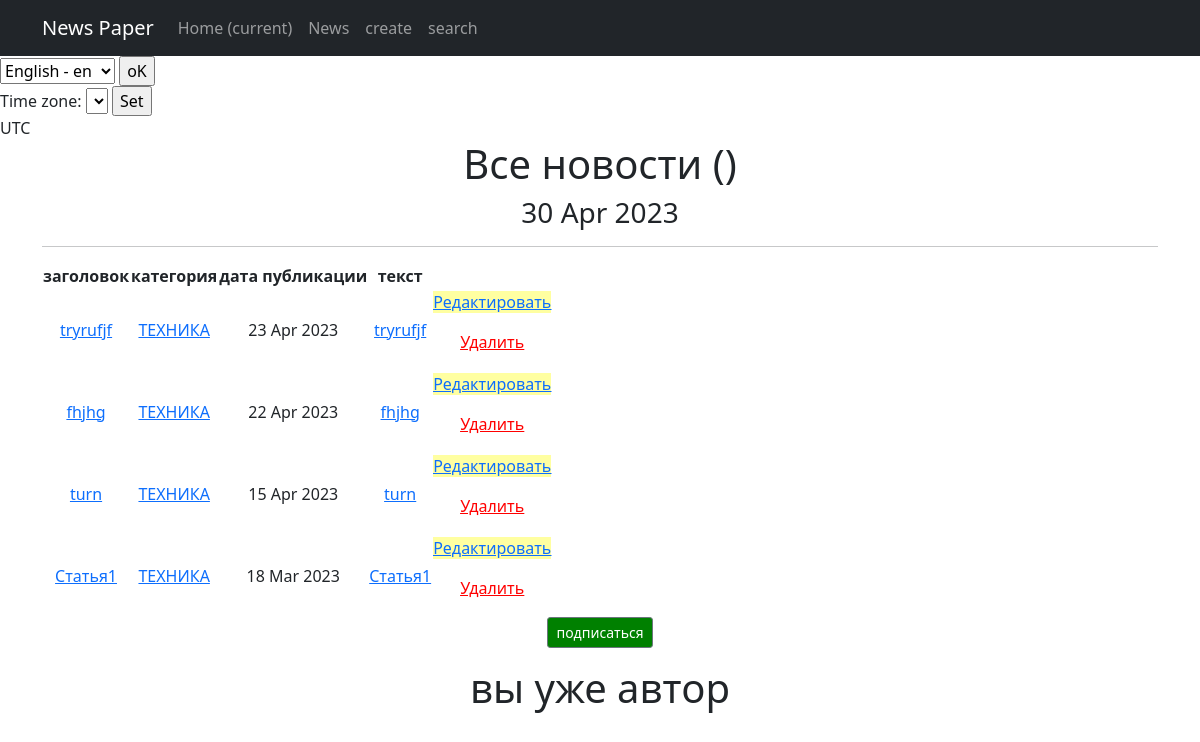
Page /news/categories/13 on the committed database.
### news/models.py (models this page shows, shortened)
class Post(models.Model):
    author_post = models.ForeignKey(Author, on_delete=models.CASCADE)
    post_news = models.CharField(max_length=2, choices=POST)
    date_in = models.DateTimeField(auto_now_add=True)
    category = models.ManyToManyField(Category, through='PostCategory')
    title = models.CharField(max_length=50)
    text = models.TextField()
    rating_news = models.IntegerField(default=0)

class Category(models.Model):
    tehnika = 'TH'
    nauka = 'NA'
    sport = 'ST'
    spase = 'SP'
    TEMATIC = [
        (tehnika, 'ТЕХНИКА'),
        (nauka, 'НАУКА'),
        (sport, 'СПОРТ'),
        (spase, 'КОСМОС')
    ]
    tematic = models.CharField(max_length=2, choices=TEMATIC, unique=True)
    subscribers = models.ManyToManyField(User, blank=True, related_name='categories')
    name = models.CharField(max_length=100, help_text=_('category name'), default='')  # добавим переводящийся текст подсказку к полю
    def __str__(self):
        return self.get_tematic_display()

### news/views.py (the view)
# urls.py: path('categories/<int:pk>', CategoryListView.as_view(), name='category_list'),
class CategoryListView(ListView):
    model = Post
    template_name = 'category_list.html'
    context_object_name = 'category_news_list'
    def get_queryset(self):
        self.category = get_object_or_404(Category, id=self.kwargs['pk'])
        queryset = Post.objects.filter(category=self.category).order_by('-date_in')
        return queryset
    def get_context_data(self, **kwargs):
        context = super().get_context_data(**kwargs)
        context['is_not_subscriber'] = self.request.user not in self.category.subscribers.all()
        context['category'] = self.category
        return context

### news/templatetags/censor.py (called while the page is built)
@register.filter()
def censor(value):
    for words in censored_words:
        if words in value:
            censor_words = f"p{''.join(['*' for words in range(len(words))])}"
            value = value.replace(words, censor_words)
    return value

### news/templatetags/custom_tags.py (called while the page is built)
@register.simple_tag()
def current_time(format_string='%d %b %Y'):
    return datetime.utcnow().strftime(format_string)

### templates/category_list.html (shortened to what this page needs)
<!DOCTYPE html>
<html lang="en">
<head>
    <title>{% extends 'flatpages/default.html' %}</title>
{% load censor %}
{% load custom_tags %}
{% block content %}
<body>
<h1>Все новости ({{ post_news.count}})</h1>
<h3>{% current_time '%d %b %Y' %}</h3>
<hr>
{% if category_news_list %}
<tr>
    <table>
        <thead>
        <tr>
            <th>
                заголовок
            </th>
            <th>
                категория
            </th>
            <th>
                дата публикации
            </th>
            <th>
                текст
            </th>
        </tr>
        {% for post in category_news_list %}
        <tr>
            <td>
            <a href="{% url 'post_detail' post.id %}">{{ post.title }}</a>
        </td>
            <td>
            {% for category in post.category.all %}
                <a href="{% url 'category_list' category.id %}">{{ category }}</a>
            {% endfor %}
            </td>
            <td>{{ post.date_in|date:'d M Y'}}</td>
        <td><a href="{% url 'post_detail' post.id %}">{{ post.title|censor|truncatechars:20}}</a></td>
        <td>
                <p class="text-center"><a href="{% url 'post_edit' post.id %}"style="background-color:#ffffa1" ><u>Редактировать</u></a></p>
                <p class="text-center"><a href="{% url 'post_delete' post.id %}"style="color:red"><u> Удалить </u></a></p>
        </td>
        </tr>
        {% endfor %}
        </thead>
    </table>
{% if is_not_subscriber %}
    <p class="text-center"><a href="{% url 'subscribe' category.id %}"style="background-color:green" class="btn btn-secondary btn-sm">подписаться</a></p>
{% else %}
    <p class="text-center"><a href="{% url 'unsubscribe' category.id %}"style="background-color:red" class="btn btn-secondary btn-sm">отписка</a></p>
    {% endif %}
{% if is_not_author %}
<button> <a href="{% url 'upgrade' %}"> стать автором!</a> </button>
{% else %}
<h1>вы уже автор</h1>
{% endif %}
</tr>
{% else %}
    <h2>новостей нет!</h2>
{% endif %}
{% endblock content %}

### templates/flatpages/default.html (shortened to what this page needs)
{% load i18n %}
{% load tz %}
        {% load static %}
        {% load censor %}
        {% load custom_tags %}
        <link href="{% static 'css/styles.css' %}" rel="stylesheet" />
    </head>
    <body>
        <nav class="navbar navbar-expand-lg navbar-dark bg-dark static-top">
            <div class="container">
                <a class="navbar-brand" href="#">News Paper</a>
                <div class="collapse navbar-collapse" id="navbarResponsive">
                    <ul class="navbar-nav ml-auto">
                        <li class="nav-item active">
                            <a class="nav-link" href="#">Home
                                <span class="sr-only">(current)</span>
                            </a>
                        </li>
                        <li class="nav-item">
                            <a class="nav-link" href="/news/">News</a>
                        </li>
                        <li class="nav-item">
                            <a class="nav-link" href="/news/create/">create</a>
                        </li>
                        <li class="nav-item">
                            <a class="nav-link" href="/news/search/">search</a>
                        </li>
                    </ul>
                </div>
            </div>
        </nav>
        <form action="{% url 'set_language' %}" method="POST"> {% csrf_token %}
        <select name="language" id="">
            {% get_available_languages as LANGUAGES %}
            {% get_language_info_list for LANGUAGES as languages %}
            {% for language in languages %}
                <option value="{{ language.code }}" {% if language.code == LANGUAGE_CODE %} selected {% endif %} >
                    {{ language.name_local }} - {{ language.code }}
                </option>
            {% endfor %}
        </select>
        <input type="submit" value="oK">
        </form>
        {% get_current_timezone as TIME_ZONE %}
        <form action="" method="POST">
        <label for="timezone">Time zone:</label>
        <select name="timezone">
        </select>
        <input type="submit" value="Set">
        </form>
        {{ TIME_ZONE }}
        <div class="container">
            <div class="row">
                <div class="col-lg-12 text-center">
                    {% block content %}{% endblock content %}
                </div>
            </div>
        </div>
    </body>
</html>

### rows in the picture
Post: title "tryrufjf", date_in "23 Apr 2023", title|censor "tryrufjf"
Category: tematic "ТЕХНИКА"
Post: title "fhjhg", date_in "22 Apr 2023", title|censor "fhjhg"
Post: title "turn", date_in "15 Apr 2023", title|censor "turn"
Post: title "Статья1", date_in "18 Mar 2023", title|censor "Статья1"

### other values in the picture
{{ TIME_ZONE }} "UTC"
form field language "English - en"
